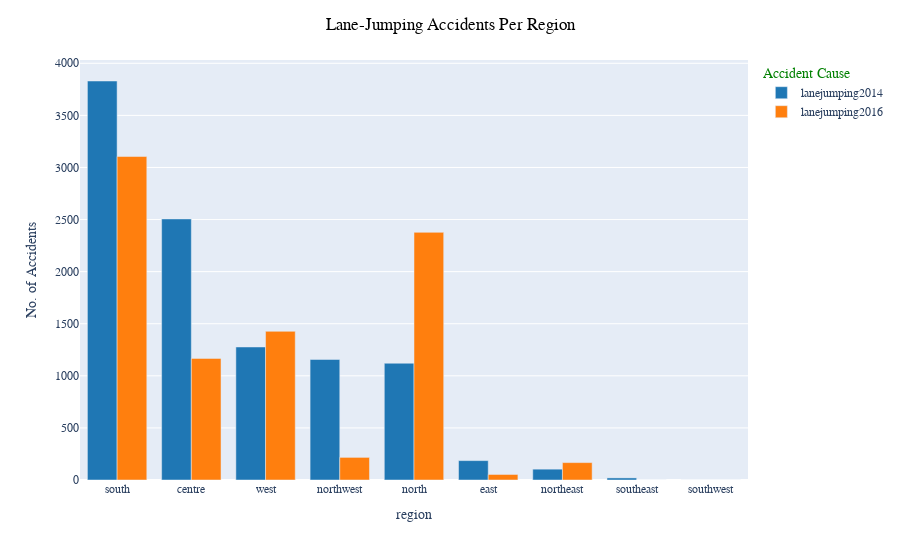

Notebook source saved alongside this figure:
### Markdown cell above
#### 4.1.4. Lane-jumping Accidents Per Region

### Code cell
fig_3 = data.groupby("region")[lanejump].sum().sort_values(["lanejumping2014"], ascending=False)
fig_3 = px.bar(fig_3, barmode="group",
              labels={"value": "No. of Accidents", "variable": "Accident Cause"},
              color_discrete_sequence=px.colors.qualitative.D3)
fig_3.update_layout(title_text="Lane-Jumping Accidents Per Region", title_x=0.5,
                   font_family="Times New Roman", title_font_family="Times New Roman", 
                    title_font_color="black", legend_title_font_color="green")
fig_3.update_xaxes(title_font_family="Times New Roman")

### Figure 1 — Plotly figure (JSON) as saved in the notebook; plotly's stock layout.template omitted (floating-point values rounded to 4 significant figures)
{"data": [{"alignmentgroup": "True", "hovertemplate": "Accident Cause=lanejumping2014<br>region=%{x}<br>No. of Accidents=%{y}<extra></extra>", "legendgroup": "lanejumping2014", "marker": {"color": "#1F77B4", "pattern": {"shape": ""}}, "name": "lanejumping2014", "offsetgroup": "lanejumping2014", "orientation": "v", "showlegend": true, "textposition": "auto", "type": "bar", "x": ["south", "centre", "west", "northwest", "north", "east", "northeast", "southeast", "southwest"], "xaxis": "x", "y": [3830, 2506, 1277, 1157, 1121, 186, 104, 20, 0], "yaxis": "y"}, {"alignmentgroup": "True", "hovertemplate": "Accident Cause=lanejumping2016<br>region=%{x}<br>No. of Accidents=%{y}<extra></extra>", "legendgroup": "lanejumping2016", "marker": {"color": "#FF7F0E", "pattern": {"shape": ""}}, "name": "lanejumping2016", "offsetgroup": "lanejumping2016", "orientation": "v", "showlegend": true, "textposition": "auto", "type": "bar", "x": ["south", "centre", "west", "northwest", "north", "east", "northeast", "southeast", "southwest"], "xaxis": "x", "y": [3105, 1167, 1427, 217, 2377, 53, 167, 0, 0], "yaxis": "y"}], "layout": {"barmode": "group", "font": {"family": "Times New Roman"}, "legend": {"title": {"font": {"color": "green"}, "text": "Accident Cause"}, "tracegroupgap": 0}, "margin": {"t": 60}, "title": {"font": {"color": "black", "family": "Times New Roman"}, "text": "Lane-Jumping Accidents Per Region", "x": 0.5}, "xaxis": {"anchor": "y", "domain": [0, 1], "title": {"font": {"family": "Times New Roman"}, "text": "region"}}, "yaxis": {"anchor": "x", "domain": [0, 1], "title": {"text": "No. of Accidents"}}}}
